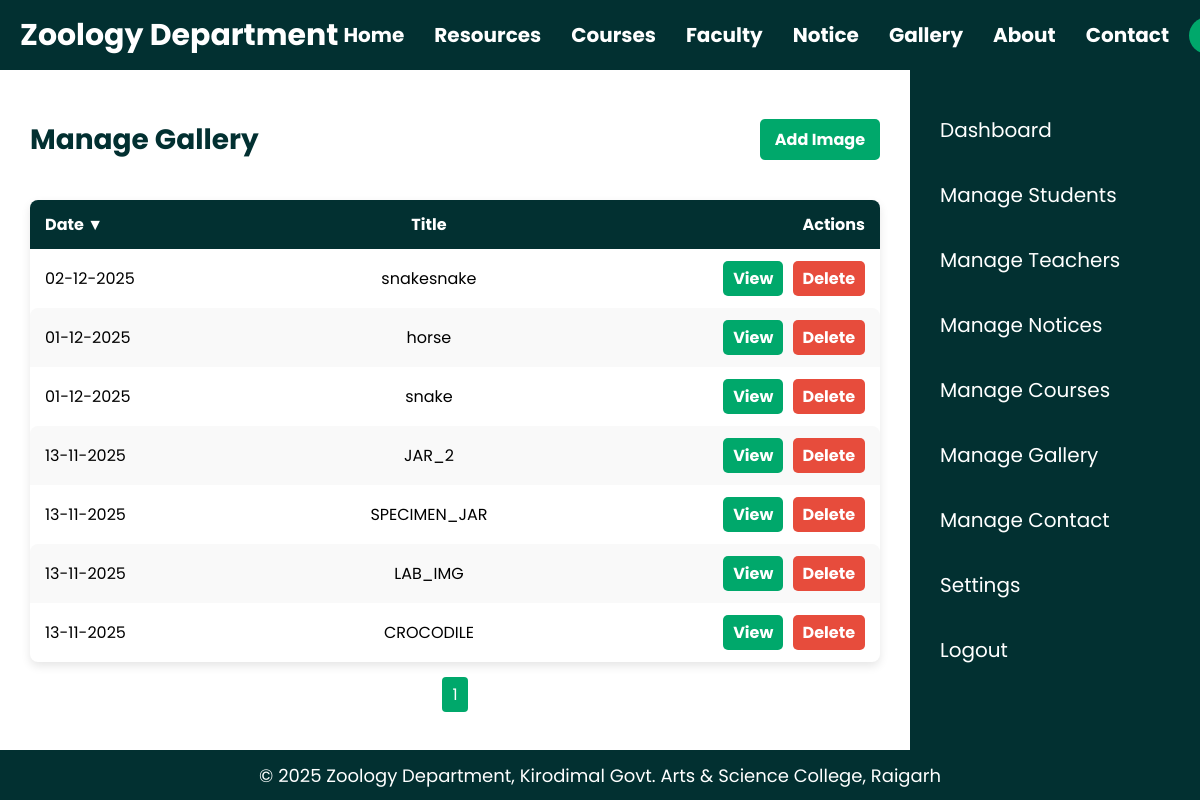
The app's page /manage_gallery.php (signed in), older data.
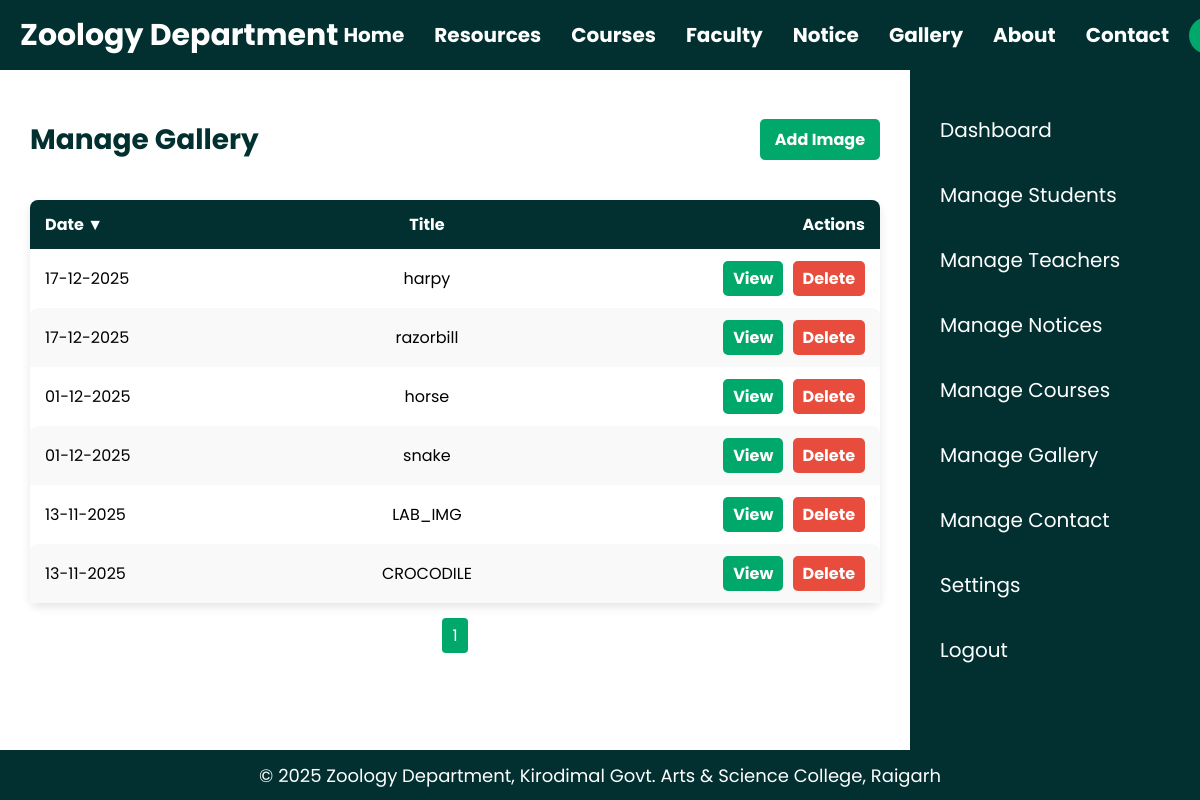
The same page, newer data.
### tables this page shows
CREATE TABLE IF NOT EXISTS `gallery` (
  `id` int NOT NULL AUTO_INCREMENT,
  `title` varchar(255) NOT NULL,
  `image_path` varchar(255) NOT NULL,
  `date` timestamp NULL DEFAULT CURRENT_TIMESTAMP,
  PRIMARY KEY (`id`)
);

### manage_gallery.php (the view, shortened to what this page needs)
<?php
include 'header.php';
$is_admin = isset($_SESSION['role']) && $_SESSION['role'] === 'admin';
$sort_by = isset($_GET['sort']) ? $_GET['sort'] : 'date';
$order = isset($_GET['order']) ? $_GET['order'] : 'DESC';
$order = strtoupper($order) === 'ASC' ? 'ASC' : 'DESC';
$limit = 10;
$page = isset($_GET['page']) ? max(1, intval($_GET['page'])) : 1;
$offset = ($page - 1) * $limit;
$total_result = mysqli_query($conn, "SELECT COUNT(*) AS total FROM gallery");
$total_row = mysqli_fetch_assoc($total_result);
$total_pages = ceil($total_row['total'] / $limit);
$query = "SELECT * FROM gallery ORDER BY $sort_by $order LIMIT $limit OFFSET $offset";
$result = mysqli_query($conn, $query);
$arrow_up = "&#9650;";
$arrow_down = "&#9660;";
?>
<main class="manage-gallery-view">
    <?php if($is_admin) include 'admin_sidebar.php'; ?>
    <div class="<?php echo $is_admin ? 'manage-gallery-content' : 'public-content'; ?>">
        <div class="manage-gallery-row">
            <h1 class="manage-gallery-title">Manage Gallery</h1>
            <?php if($is_admin): ?>
                <a href="add_gallery.php" class="add-button">Add Image</a>
            <?php endif; ?>
        </div>
        <table>
            <thead>
                <tr>
                    <th>
                        <a href="?sort=date&order=<?php echo $sort_by=='date' && $order=='ASC'?'DESC':'ASC'; ?>">
                            Date <?php if($sort_by=='date') echo $order=='ASC'?$arrow_up:$arrow_down; ?>
                        </a>
                    </th>
                    <th>
                        <a href="?sort=title&order=<?php echo $sort_by=='title' && $order=='ASC'?'DESC':'ASC'; ?>">
                            Title <?php if($sort_by=='title') echo $order=='ASC'?$arrow_up:$arrow_down; ?>
                        </a>
                    </th>
                    <?php if($is_admin): ?>
                        <th>Actions</th>
                    <?php endif; ?>
                </tr>
            </thead>
            <tbody>
                <?php while($row = mysqli_fetch_assoc($result)): ?>
                    <tr>
                        <td><?php echo date('d-m-Y', strtotime($row['date'])); ?></td>
                        <td><?php echo htmlspecialchars($row['title']); ?></td>
                        <?php if($is_admin): ?>
                            <td class="actions-cell">
                                <a href="<?php echo htmlspecialchars($row['image_path']); ?>" target="_blank" class="edit">View</a>
                                <a href="delete_gallery.php?id=<?php echo $row['id']; ?>" class="delete">Delete</a>
                            </td>
                        <?php endif; ?>
                    </tr>
                <?php endwhile; ?>
            </tbody>
        </table>
        <div class="pagination">
            <?php for($p=1; $p<=$total_pages; $p++): ?>
                <a href="?page=<?php echo $p ?>&sort=<?php echo $sort_by ?>&order=<?php echo $order ?>" class="page-link <?php if($page==$p) echo 'active'; ?>"><?php echo $p ?></a>
            <?php endfor; ?>
        </div>
    </div>
</main>
<?php include 'footer.php'; ?>

Row changes from the older to the newer data that the page shows:
removed gallery: date "02-12-2025", title "snakesnake"
removed gallery: date "13-11-2025", title "JAR_2"
removed gallery: date "13-11-2025", title "SPECIMEN_JAR"
added gallery: date "17-12-2025", title "harpy"
added gallery: date "17-12-2025", title "razorbill"
